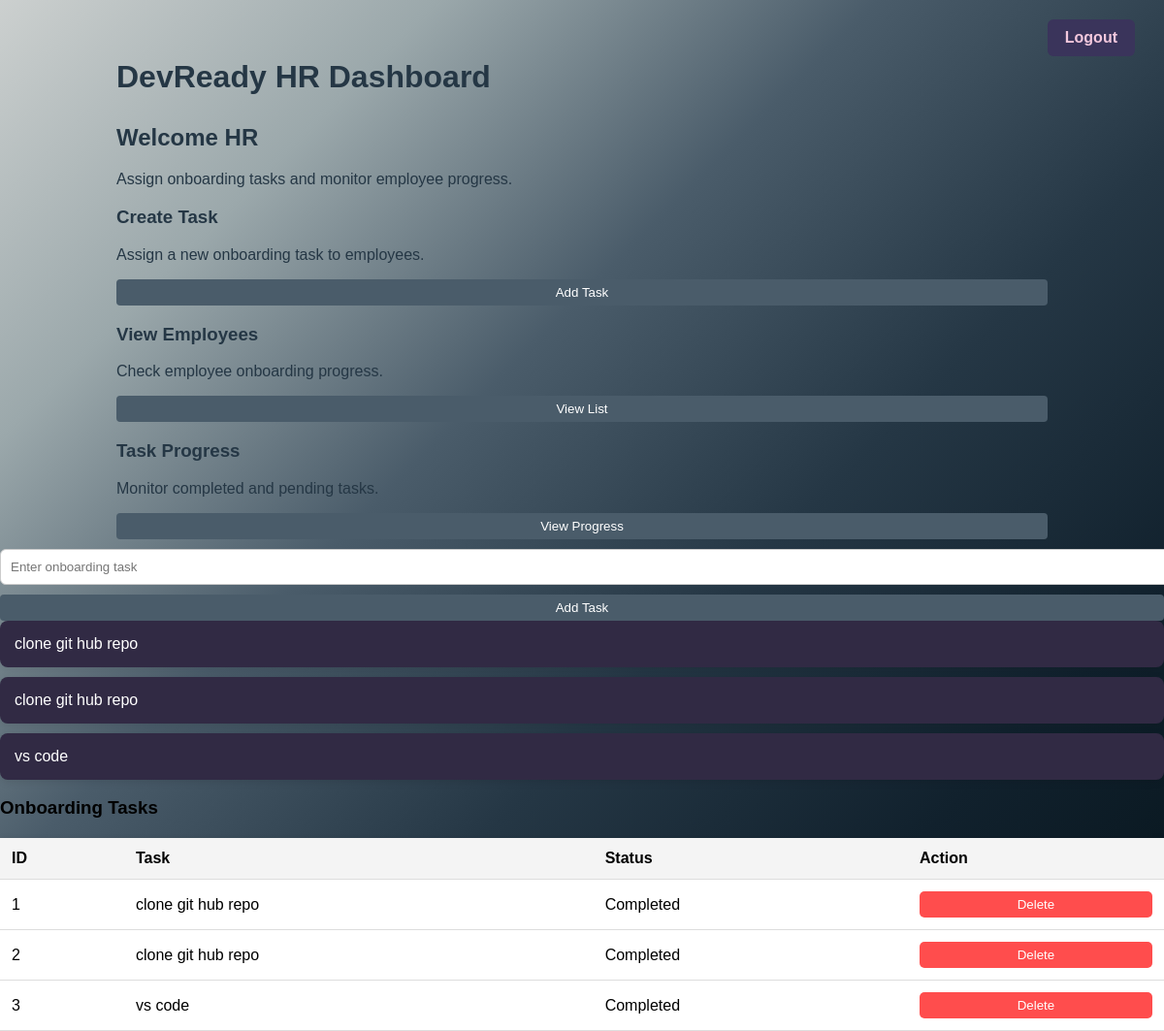
Before: /hr_dashboard with the older database file.
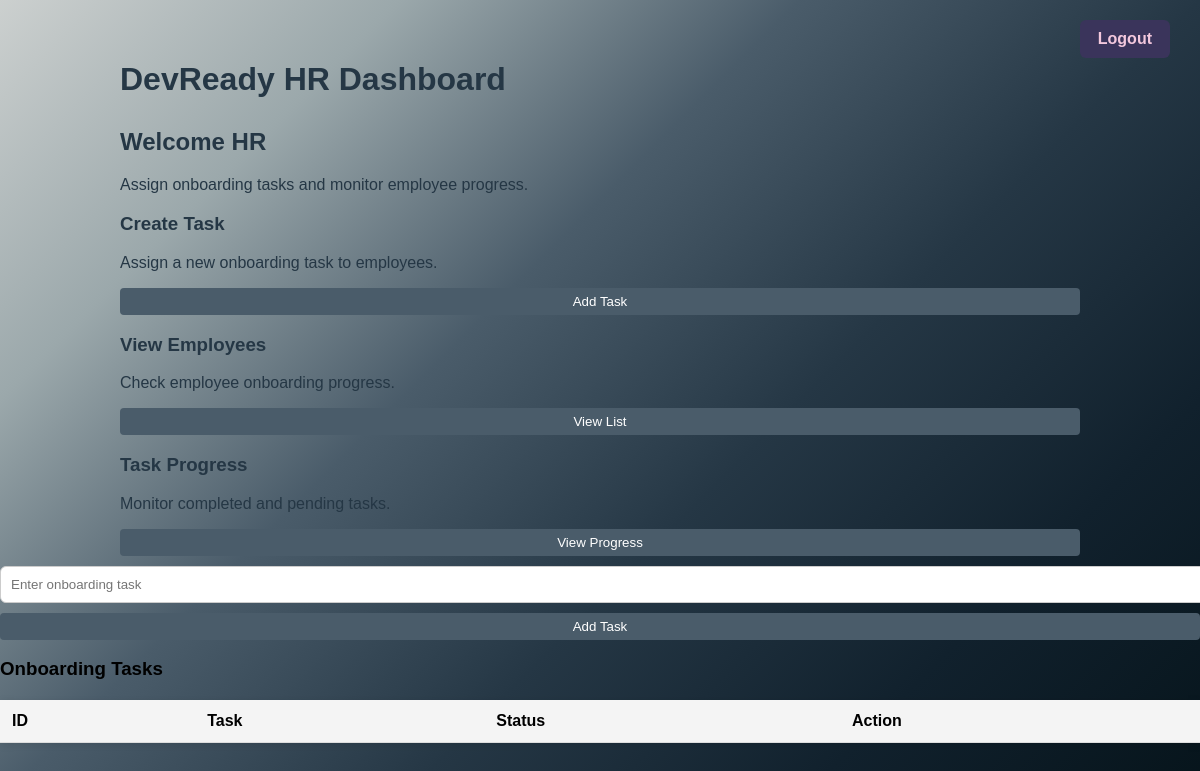
After: the same page with the newer database file.
### app.py (models this page shows)
class Task(db.Model):
    id = db.Column(db.Integer, primary_key=True)
    title = db.Column(db.String(200))
    completed = db.Column(db.Boolean, default=False)

### app.py (the view)
@app.route("/hr_dashboard", methods=["GET","POST"])
def hr_dashboard():
    if request.method == "POST":
        task_title = request.form["task"]
        new_task = Task(title=task_title)
        db.session.add(new_task)
        db.session.commit()
    tasks = Task.query.all()
    return render_template("hr_dashboard.html", tasks=tasks)

### templates/hr_dashboard.html (shortened to what this page needs)
<!DOCTYPE html>
<html lang="en">
<head>
    <link rel="stylesheet" href="{{ url_for('static', filename='style.css') }}">
</head>
<body class="hr_dashboard">
<div class="dashboard-container-hr">
    <header class="dashboard-header-hr">
        <h1>DevReady HR Dashboard</h1>
        <a href="/logout" class="logout-btn">Logout</a>
    </header>
    <section class="welcome-section-hr">
        <h2>Welcome HR</h2>
        <p>Assign onboarding tasks and monitor employee progress.</p>
    </section>
    <section class="dashboard-actions">
        <div class="card">
            <h3>Create Task</h3>
            <p>Assign a new onboarding task to employees.</p>
            <button class="primary-btn">Add Task</button>
        </div>
        <div class="card">
            <h3>View Employees</h3>
            <p>Check employee onboarding progress.</p>
            <button class="primary-btn">View List</button>
        </div>
        <div class="card">
            <h3>Task Progress</h3>
            <p>Monitor completed and pending tasks.</p>
            <button class="primary-btn">View Progress</button>
        </div>
    </section>
</div>
<form method="POST" class="task-form">
<input type="text" name="task" placeholder="Enter onboarding task" required>
<button type="submit" class="primary-btn">
Add Task
</button>
</form>
<div class="task-list">
{% for task in tasks %}
<div class="task-card">
{{ task.title }}
</div>
{% endfor %}
</div>
<h3>Onboarding Tasks</h3>
<table class="task-table">
<thead>
<tr>
<th>ID</th>
<th>Task</th>
<th>Status</th>
<th>Action</th>
</tr>
</thead>
<tbody>
{% for task in tasks %}
<tr>
<td>{{task.id}}</td>
<td>{{task.title}}</td>
<td>
{% if task.completed %}
Completed
{% else %}
Pending
{% endif %}
</td>
<td>
<form method="POST" action="/delete_task/{{task.id}}"
onsubmit="return confirm('Are you sure you want to delete this task?');">
<button type="submit" class="delete-btn">
Delete
</button>
</form>
</td>
</tr>
{% endfor %}
</tbody>
</table>
</body>
</html>

### static/style.css (style rules this page uses)
body { margin: 0; font-family: Arial, sans-serif; }
h1 { margin-bottom: 5px; color: #4B1535; }
input { width: 100%; padding: 10px; margin: 10px 0; border-radius: 6px; border: 1px solid #ccc; }
button { width: 100%; padding: 10px; background: #4B1535; color: #F3C8DD; border: none; border-radius: 6px; cursor: pointer; }
.logout-btn { position: absolute; top: 20px; right: 30px; text-decoration: none; padding: 10px 18px; background: #3A345B; color: #F3C8DD; border-radius: 6px; font-weight: 600; }
.hr_dashboard { background: linear-gradient(135deg, #CCD0CF, #9Ba8AB, #4A5C6A, #253745, #11212D, #06141B); min-height: 100vh; }
.welcome-section-hr { margin-bottom: 10px; color: #253745; }
.dashboard-header-hr h1 { display: flex; justify-content: space-between; align-items: center; margin-bottom: 30px; color: #253745; }
.dashboard-container-hr { width: 80%; margin: auto; padding-top: 40px; color: #253745 }
.task-table { width: 100%; border-collapse: collapse; margin-top: 20px; background: white; box-shadow: 0px 2px 8px rgba(0,0,0,0.1); }
.primary-btn { padding: 6px 12px; background: #4A5C6A; color: white; border: none; border-radius: 4px; cursor: pointer; }
.task-table th, .task-table td { padding: 12px; text-align: left; border-bottom: 1px solid #ddd; }
.task-table th { background: #f4f4f4; }

Changed rows visible on the page:
removed Task: title "clone git hub repo", id "1", completed "Completed"
removed Task: title "clone git hub repo", id "2", completed "Completed"
removed Task: title "vs code", id "3", completed "Completed"
